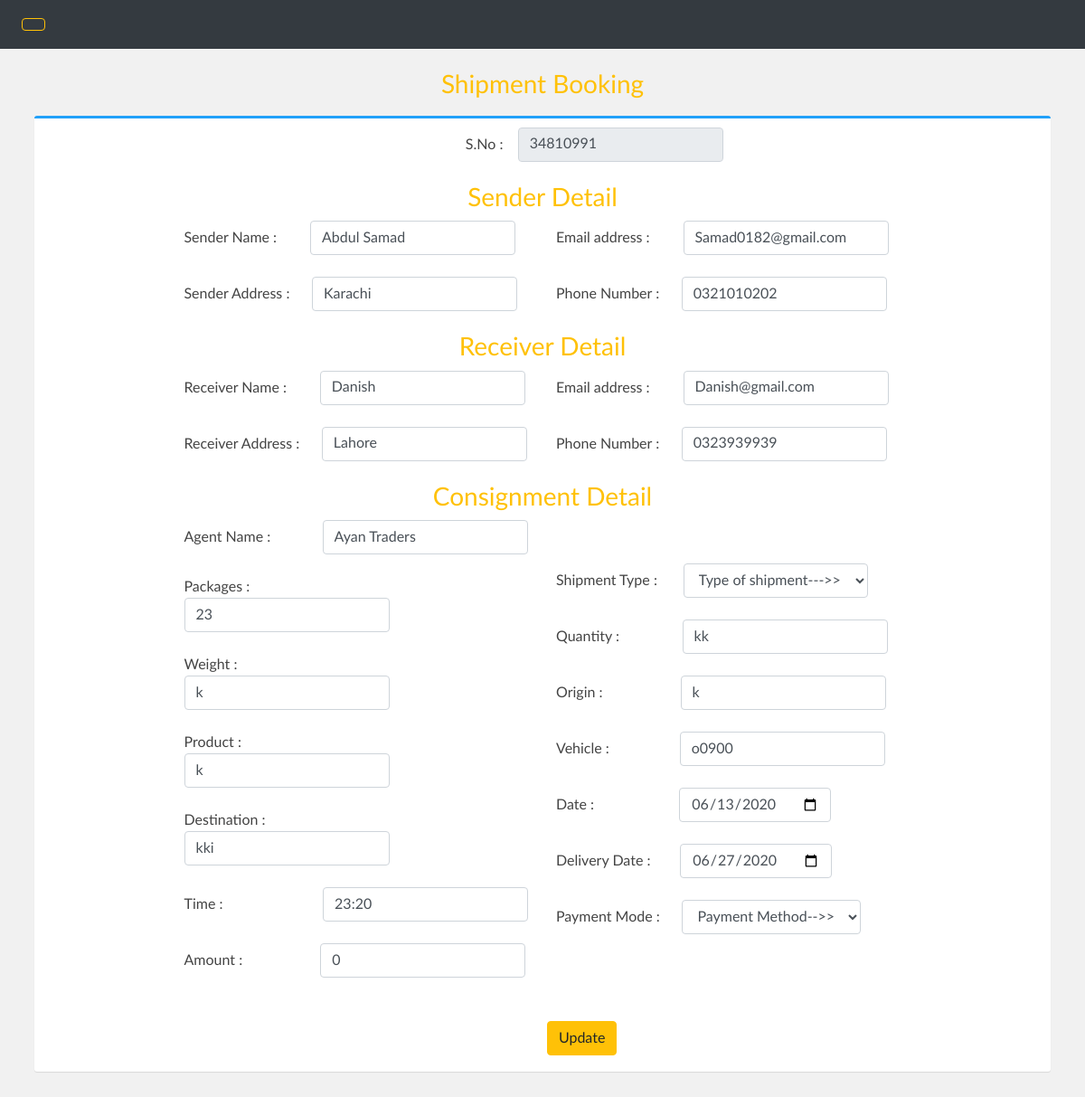
/edit1.php?id=34810991, run on the app's committed database.
### tables this page shows
CREATE TABLE `booking` (
  `id` int(11) NOT NULL,
  `Sen_name` varchar(25) NOT NULL,
  `Sen_num` varchar(25) NOT NULL,
  `Sen_Address` varchar(25) NOT NULL,
  `Sen_email` varchar(25) NOT NULL,
  `Rec_name` varchar(25) NOT NULL,
  `Rec_num` varchar(25) NOT NULL,
  `Rec_Address` varchar(25) NOT NULL,
  `Rec_email` varchar(25) NOT NULL,
  `name` varchar(25) NOT NULL,
  `type` varchar(25) NOT NULL,
  `packages` varchar(25) NOT NULL,
  `quantity` varchar(25) NOT NULL,
  `weight` varchar(25) NOT NULL,
  `product` varchar(25) NOT NULL,
  `origin` varchar(25) NOT NULL,
  `destination` varchar(25) NOT NULL,
  `vehicle` varchar(25) NOT NULL,
  `Date` date NOT NULL,
  `Deldate` date NOT NULL,
  `time` varchar(25) NOT NULL,
  `amount` varchar(20) NOT NULL,
  `amtmet` varchar(25) NOT NULL
);

### edit1.php (the view, shortened to what this page needs)
<?php
$conn = $_SESSION['conn'];
$id = $_GET['id'];
$select = mysqli_query( $conn, "select * from booking where id='$id'" );
$row = mysqli_fetch_array( $select );
?>
<!doctype html>
<html lang="en">
<?php include "include/head.php";?>
<body>
<div class="wrapper">
<?php include "include/sidebar.php";?>
<div class="content">
<div class="container-fluid">
                <div class="container-fluid">
                    <div class="page-title">
                        <h3 class="text-center text-warning">Shipment Booking</h3>
                    </div>
                    <div class="box box-primary">
                        <div class="box-body w-75 mx-auto">
                        <form class="form-inline" autocomplete="off" method="post">
                        <div class="col-lg-12 col-md-12 col-12 w-50">
                        <div class="form-group">
                          <label for="text">S.No :  &nbsp;&nbsp;&nbsp;</label>
                          <input type="text" value="<?php echo $row[0];?>" class="form-control" readonly name="id" required>
                        </div>
                        </div>
                        <div class="col-lg-12 col-md-12 col-12 w-50">
                          <h3 class="text-center text-warning">Sender Detail</h3>
                        </div>
                        <div class="col-lg-6 col-md-6 col-12 w-50">
                        <div class="form-group">
                          <label for="text">Sender Name :</label>&nbsp;&nbsp;&nbsp;&nbsp;&nbsp;&nbsp;&nbsp;&nbsp;&nbsp;
                          <input type="text" value="<?php echo $row[1];?>"  class="form-control" name="txtsenname" placeholder=" Enter Sender Name" required>
                        </div> <br>
                        <div class="form-group">
                            <label for="text">Sender Address :</label>&nbsp;&nbsp;&nbsp;&nbsp;&nbsp;&nbsp;
                            <input type="text" value="<?php echo $row[3];?>"  class="form-control" name="txtsenadd" placeholder="Enter Address" required>
                          </div>
                        </div>
                        <div class="col-lg-6 col-md-6 col-12 w-50">
                        <div class="form-group">
                            <label for="email">Email address :</label>&nbsp;&nbsp;&nbsp;&nbsp;&nbsp;&nbsp;&nbsp;&nbsp;&nbsp;
                            <input type="email" value="<?php echo $row[4];?>"  class="form-control" name="txtsenemail" placeholder="Enter email" required>
                          </div><br>
                        <div class="form-group">
                          <label for="number">Phone Number :</label>&nbsp;&nbsp;&nbsp;&nbsp;&nbsp;&nbsp;
                          <input type="number" value="<?php echo $row[2];?>"  class="form-control" name="txtsennum" placeholder="Enter Phone Number" required>
                        </div>
                          </div>
                          <div class="col-lg-12 col-md-12 col-12 w-50">
                          <h3 class="text-center text-warning">Receiver Detail</h3>
                        </div>
                        <div class="col-lg-6 col-md-6 col-12 w-50">
                        <div class="form-group">
                          <label for="text">Receiver Name :</label>&nbsp;&nbsp;&nbsp;&nbsp;&nbsp;&nbsp;&nbsp;&nbsp;&nbsp;
                          <input type="text"  value="<?php echo $row[5];?>"  class="form-control" name="txtrecname" placeholder=" Enter Sender Name" required>
                        </div> <br>
                        <div class="form-group">
                            <label for="text">Receiver Address :</label>&nbsp;&nbsp;&nbsp;&nbsp;&nbsp;&nbsp;
                            <input type="text" value="<?php echo $row[7];?>"  class="form-control" name="txtrecadd" placeholder="Enter Address" required>
                          </div>
                        </div>
                        <div class="col-lg-6 col-md-6 col-12 w-50">
                        <div class="form-group">
                            <label for="email">Email address :</label>&nbsp;&nbsp;&nbsp;&nbsp;&nbsp;&nbsp;&nbsp;&nbsp;&nbsp;
                            <input type="email" value="<?php echo $row[8];?>" class="form-control" name="txtrecemail" placeholder="Enter email" required>
                          </div><br>
                        <div class="form-group">
                          <label for="number">Phone Number :</label>&nbsp;&nbsp;&nbsp;&nbsp;&nbsp;&nbsp;
                          <input type="number" value="<?php echo $row[6];?>"  class="form-control" name="txtrecnum" placeholder="Enter Phone Number" required>
                        </div>
                          </div>
                          <div class="col-lg-12 col-md-12 col-12 w-50">
                          <h3 class="text-center text-warning">Consignment Detail</h3>
                        </div>
                        <div class="col-lg-6 col-md-6 col-12 w-50">
                        <div class="form-group">
                          <label for="text">Agent Name :   </label>&nbsp;&nbsp;&nbsp;&nbsp;&nbsp;&nbsp;&nbsp;&nbsp;&nbsp;&nbsp;&nbsp;&nbsp;&nbsp;&nbsp;
                          <input type="text" value="<?php echo $row[9];?>"  class="form-control"  name="txtname" placeholder="Agent Name">
                        </div>
                        <br>
                        <div class="form-group">
                            <label for="text">Packages :</label>&nbsp;&nbsp;&nbsp;&nbsp;&nbsp;&nbsp;&nbsp;&nbsp;&nbsp;&nbsp;&nbsp;&nbsp;&nbsp;&nbsp;&nbsp;&nbsp;&nbsp;&nbsp; &nbsp;
                            <input type="text" value="<?php echo $row[11];?>"  class="form-control"  name="txtpack" placeholder="Packages"required>
                          </div>
                          <br>
                          <div class="form-group">
                          <label for="text">Weight :</label>&nbsp;&nbsp;&nbsp;&nbsp;&nbsp;&nbsp;&nbsp;&nbsp;&nbsp;&nbsp;&nbsp;&nbsp;&nbsp;&nbsp;&nbsp;&nbsp;&nbsp;&nbsp;&nbsp;&nbsp;&nbsp;&nbsp;&nbsp;&nbsp;
                          <input type="text" value="<?php echo $row[13];?>"  class="form-control"  name="txtweig" placeholder="Weight" required>
                        </div>
                        <br>
                        <div class="form-group">
                        <label for="text">Product :</label>&nbsp;&nbsp;&nbsp;&nbsp;&nbsp;&nbsp;&nbsp;&nbsp;&nbsp;&nbsp;&nbsp;&nbsp;&nbsp;&nbsp;&nbsp;&nbsp;&nbsp;&nbsp;&nbsp;&nbsp;&nbsp;&nbsp;&nbsp;
                        <input type="text" value="<?php echo $row[14];?>"  class="form-control"  name="txtpro" placeholder="Product" required>
                          </div>
                          <br>
                          <div class="form-group">
                          <label for="number">Destination :  </label>&nbsp;&nbsp;&nbsp;&nbsp;&nbsp;&nbsp;&nbsp;&nbsp;&nbsp;&nbsp;&nbsp;&nbsp;&nbsp;&nbsp;&nbsp;&nbsp;
                          <input type="text" value="<?php echo $row[16];?>"  class="form-control"  name="txtdes" placeholder="Destination" required>
                        </div>
                        <br>
                        <div class="form-group">
                        <label for="text">Time :</label>&nbsp;&nbsp;&nbsp;&nbsp;&nbsp;&nbsp;&nbsp;&nbsp;&nbsp;&nbsp;&nbsp;&nbsp;&nbsp;&nbsp;&nbsp;&nbsp;&nbsp;&nbsp;&nbsp;&nbsp;&nbsp;&nbsp;&nbsp;&nbsp;&nbsp;&nbsp;&nbsp;
                            <input type="text" value="<?php echo $row[20];?>"  class="form-control "  name="txttime" placeholder="Time" required>
                          </div>
                          <br>
                          <div class="form-group">
                          <label for="text">Amount :</label>&nbsp;&nbsp;&nbsp;&nbsp;&nbsp;&nbsp;&nbsp;&nbsp;&nbsp;&nbsp;&nbsp;&nbsp;&nbsp;&nbsp;&nbsp;&nbsp;&nbsp;&nbsp;&nbsp;&nbsp;&nbsp;
                          <input type="text" value="<?php echo $row[21];?>"  class="form-control"  name="txtamt" placeholder="Amount" required>
                        </div>
                        </div>
                        <div class="col-lg-6 col-md-6 col-12 w-50">
                        <div class="form-group">
                        <label for="text">Shipment Type :</label>
                        <select name="txtship" value="<?php echo $row[10];?>"  class="form-control" required>
                                    <option selected>Type of shipment--->></option>
                                </select>
                          </div>
                          <br>
                        <div class="form-group">
                          <label for="number">Quantity :  </label>&nbsp;&nbsp;&nbsp;&nbsp;&nbsp;&nbsp;&nbsp;&nbsp;&nbsp;&nbsp;&nbsp;&nbsp;&nbsp;&nbsp;&nbsp;&nbsp;&nbsp;
                          <input type="text" value="<?php echo $row[12];?>"  class="form-control"  name="txtquan" placeholder="Quantity" required>
                        </div>
                        <br>
                        <div class="form-group">
                            <label for="text">Origin :</label>&nbsp;&nbsp;&nbsp;&nbsp;&nbsp;&nbsp;&nbsp;&nbsp;&nbsp;&nbsp;&nbsp;&nbsp;&nbsp;&nbsp;&nbsp;&nbsp;&nbsp;&nbsp;&nbsp;&nbsp;&nbsp;
                            <input type="text" value="<?php echo $row[15];?>"  class="form-control"  name="txtorg" placeholder="Origin" required>
                          </div>
                          <br>
                          <div class="form-group">
                          <label for="text">Vehicle :</label>&nbsp;&nbsp;&nbsp;&nbsp;&nbsp;&nbsp;&nbsp;&nbsp;&nbsp;&nbsp;&nbsp;&nbsp;&nbsp;&nbsp;&nbsp;&nbsp;&nbsp;&nbsp;&nbsp;
                          <input type="text" value="<?php echo $row[17];?>"  class="form-control"  name="txtveh" placeholder="Vehicle No" required>
                        </div>
                        <br>
                        <div class="form-group">
                        <label for="text">Date :</label>&nbsp;&nbsp;&nbsp;&nbsp;&nbsp;&nbsp;&nbsp;&nbsp;&nbsp;&nbsp;&nbsp;&nbsp;&nbsp;&nbsp;&nbsp;&nbsp;&nbsp;&nbsp;&nbsp;&nbsp;&nbsp;&nbsp;&nbsp;
                        <input type="date" value="<?php echo $row[18];?>"  class="form-control"  name="txtdate" placeholder="Origin" required>
                          </div>
                          <br>
                          <div class="form-group">
                          <label for="number">Delivery Date :  </label>&nbsp;&nbsp;&nbsp;&nbsp;&nbsp;&nbsp;&nbsp;&nbsp;
                          <input type="date" value="<?php echo $row[19];?>"  class="form-control"  name="txtddate" placeholder="Destination" required>
                        </div>
                        <br>
                        <div class="form-group">
                        <label for="text">Payment Mode :</label>&nbsp;&nbsp;&nbsp;&nbsp;&nbsp;&nbsp;
                        <select name="txtmode" value="<?php echo $row[22];?>"  class="form-control" required>
                                    <option selected>Payment Method-->></option>
                                </select>
                       </div>
                          </div>
                        <div class="col-lg-8 col-md-8 col-12 w-75">
                                <div class="form-group">
                                <button type="submit" class="btn btn-warning mb-2"  name="sub">Update</button>
                                </div>
                                </div>
                           </form>
                        </div>
                    </div>
                </div>
            </div>
            </div>
            </div>
        </div>
        <?php include "include/footer.php";?>

### assets/css/master.css (style rules this page uses)
body, h1, .h1, h2, .h2, h3, .h3, h4, .h4, h5, .h5, h6, .h6, p, a, td { -moz-osx-font-smoothing: grayscale; -webkit-font-smoothing: antialiased; }
body { width: 100%; height: 100%; background: #f1f1f1; font-family: "Lato", "Helvetica Neue", Arial, Helvetica, sans-serif; font-size: 1rem; color: #444; }
.wrapper { display: flex; width: 100%; align-items: stretch; overflow-x: hidden }
#body>.content { position: relative; padding: .5rem; }
#body .content .page-title h3 { margin: 1rem 0; }
.box { position: relative; border-radius: 3px; background: #ffffff; border-top: 3px solid #d2d6de; margin-bottom: 20px; width: 100%; box-shadow: 0 1px 1px rgba(0, 0, 0, 0.1); }
.box-body { border-top-left-radius: 0; border-top-right-radius: 0; border-bottom-right-radius: 3px; border-bottom-left-radius: 3px; padding: 10px; }
.box-primary { border-top-color: #22a1f9; }

### data on the page
booking: id "34810991", txtsenname "Abdul Samad", txtsenadd "Karachi", txtsenemail "Samad0182@gmail.com", txtsennum "0321010202", txtrecname "Danish", txtrecadd "Lahore", txtrecemail "Danish@gmail.com", txtrecnum "0323939939", txtname "Ayan Traders", txtpack "23", txtweig "k", txtpro "k", txtdes "kki", txttime "23:20", txtamt "0", txtship "Type of shipment--->>", txtquan "kk", txtorg "k", txtveh "o0900", txtdate "06/13/2020", txtddate "06/27/2020", txtmode "Payment Method-->>"
